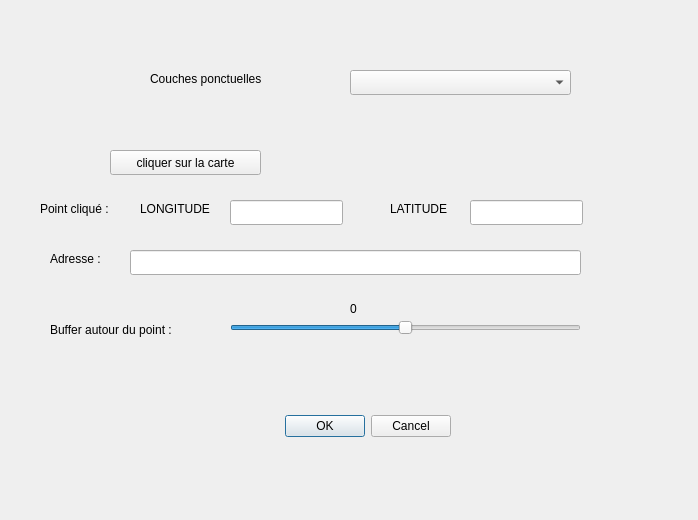
<?xml version="1.0" encoding="UTF-8"?>
<ui version="4.0">
 <class>MonPyqgisDialogBase</class>
 <widget class="QDialog" name="MonPyqgisDialogBase">
  <property name="geometry">
   <rect>
    <x>0</x>
    <y>0</y>
    <width>698</width>
    <height>520</height>
   </rect>
  </property>
  <property name="windowTitle">
   <string>Plugin Sympa</string>
  </property>
  <widget class="QDialogButtonBox" name="button_box">
   <property name="geometry">
    <rect>
     <x>110</x>
     <y>410</y>
     <width>341</width>
     <height>32</height>
    </rect>
   </property>
   <property name="orientation">
    <enum>Qt::Horizontal</enum>
   </property>
   <property name="standardButtons">
    <set>QDialogButtonBox::Cancel|QDialogButtonBox::Ok</set>
   </property>
  </widget>
  <widget class="QComboBox" name="liste_c_points">
   <property name="geometry">
    <rect>
     <x>350</x>
     <y>70</y>
     <width>221</width>
     <height>25</height>
    </rect>
   </property>
  </widget>
  <widget class="QLabel" name="label">
   <property name="geometry">
    <rect>
     <x>150</x>
     <y>70</y>
     <width>161</width>
     <height>17</height>
    </rect>
   </property>
   <property name="text">
    <string>Couches ponctuelles</string>
   </property>
  </widget>
  <widget class="QLabel" name="label_2">
   <property name="geometry">
    <rect>
     <x>40</x>
     <y>200</y>
     <width>91</width>
     <height>17</height>
    </rect>
   </property>
   <property name="text">
    <string>Point cliqué :</string>
   </property>
  </widget>
  <widget class="QLabel" name="label_3">
   <property name="geometry">
    <rect>
     <x>390</x>
     <y>200</y>
     <width>81</width>
     <height>17</height>
    </rect>
   </property>
   <property name="text">
    <string>LATITUDE</string>
   </property>
  </widget>
  <widget class="QLabel" name="label_4">
   <property name="geometry">
    <rect>
     <x>140</x>
     <y>200</y>
     <width>91</width>
     <height>17</height>
    </rect>
   </property>
   <property name="text">
    <string>LONGITUDE</string>
   </property>
  </widget>
  <widget class="QPushButton" name="button_u2">
   <property name="geometry">
    <rect>
     <x>110</x>
     <y>150</y>
     <width>151</width>
     <height>25</height>
    </rect>
   </property>
   <property name="text">
    <string>cliquer sur la carte</string>
   </property>
  </widget>
  <widget class="QLineEdit" name="longi">
   <property name="geometry">
    <rect>
     <x>230</x>
     <y>200</y>
     <width>113</width>
     <height>25</height>
    </rect>
   </property>
  </widget>
  <widget class="QLineEdit" name="lati">
   <property name="geometry">
    <rect>
     <x>470</x>
     <y>200</y>
     <width>113</width>
     <height>25</height>
    </rect>
   </property>
  </widget>
  <widget class="QLabel" name="label_5">
   <property name="geometry">
    <rect>
     <x>50</x>
     <y>250</y>
     <width>71</width>
     <height>17</height>
    </rect>
   </property>
   <property name="text">
    <string>Adresse :</string>
   </property>
  </widget>
  <widget class="QLineEdit" name="adresse">
   <property name="geometry">
    <rect>
     <x>130</x>
     <y>250</y>
     <width>451</width>
     <height>25</height>
    </rect>
   </property>
  </widget>
  <widget class="QLabel" name="label_6">
   <property name="geometry">
    <rect>
     <x>50</x>
     <y>320</y>
     <width>161</width>
     <height>20</height>
    </rect>
   </property>
   <property name="text">
    <string>Buffer autour du point :</string>
   </property>
  </widget>
  <widget class="QSlider" name="buffer">
   <property name="geometry">
    <rect>
     <x>230</x>
     <y>320</y>
     <width>351</width>
     <height>16</height>
    </rect>
   </property>
   <property name="maximum">
    <number>2000</number>
   </property>
   <property name="value">
    <number>1000</number>
   </property>
   <property name="orientation">
    <enum>Qt::Horizontal</enum>
   </property>
  </widget>
  <widget class="QLabel" name="buffer_label">
   <property name="geometry">
    <rect>
     <x>350</x>
     <y>300</y>
     <width>101</width>
     <height>17</height>
    </rect>
   </property>
   <property name="text">
    <string>0</string>
   </property>
  </widget>
  <widget class="QLabel" name="nb_objets">
   <property name="geometry">
    <rect>
     <x>200</x>
     <y>360</y>
     <width>281</width>
     <height>17</height>
    </rect>
   </property>
   <property name="text">
    <string/>
   </property>
  </widget>
 </widget>
 <resources/>
 <connections>
  <connection>
   <sender>button_box</sender>
   <signal>accepted()</signal>
   <receiver>MonPyqgisDialogBase</receiver>
   <slot>accept()</slot>
   <hints>
    <hint type="sourcelabel">
     <x>20</x>
     <y>20</y>
    </hint>
    <hint type="destinationlabel">
     <x>20</x>
     <y>20</y>
    </hint>
   </hints>
  </connection>
  <connection>
   <sender>button_box</sender>
   <signal>rejected()</signal>
   <receiver>MonPyqgisDialogBase</receiver>
   <slot>reject()</slot>
   <hints>
    <hint type="sourcelabel">
     <x>20</x>
     <y>20</y>
    </hint>
    <hint type="destinationlabel">
     <x>20</x>
     <y>20</y>
    </hint>
   </hints>
  </connection>
 </connections>
</ui>
